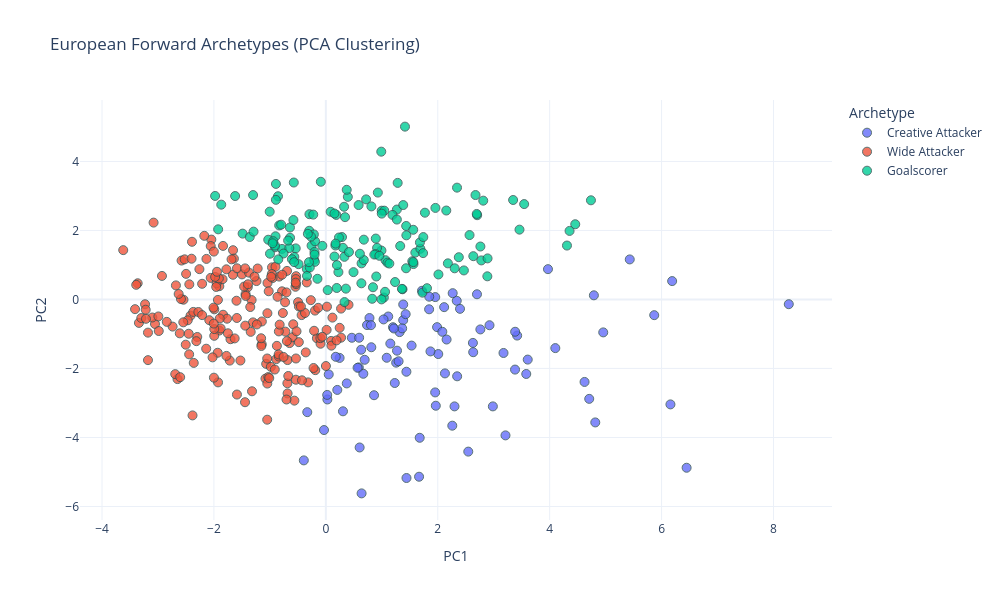

The notebook cell saved with this chart:
### Code cell
fig = px.scatter(
    df, 
    x='PC1', 
    y='PC2',
    color='Archetype',                 
    hover_name='player',         
    hover_data=['team',], 
    title='European Forward Archetypes (PCA Clustering)',
    template='plotly_white',               
    width=1000, 
    height=600
)

fig.update_traces(marker=dict(size=9, opacity=0.8, line=dict(width=1, color='DarkSlateGrey')))

fig.show()

### Figure 1 — Plotly figure (JSON) as saved in the notebook; plotly's stock layout.template omitted (floating-point values rounded to 4 significant figures; data arrays with more than 128 entries replaced by an {"elided": "..."} marker saying what was removed)
{"data": [{"customdata": [["Arsenal"], ["Arsenal"], ["Arsenal"], ["Bournemouth"], ["Manchester City"], ["Manchester City"], ["Manchester Utd"], ["Manchester Utd"], ["Manchester Utd"], ["Atlético Madrid"], ["Atlético Madrid"], ["Atlético Madrid"], ["Atlético Madrid"], ["Atlético Madrid"], ["Barcelona"], ["Barcelona"], ["Barcelona"], ["Barcelona"], ["Barcelona"], ["Celta Vigo"], ["Rayo Vallecano"], ["Real Betis"], ["Real Betis"], ["Real Madrid"], ["Real Madrid"], ["Real Madrid"], ["Real Madrid"], ["Real Sociedad"], ["Valencia"], ["Villarreal"], ["Villarreal"], ["Lens"], ["Lille"], ["Lorient"], ["Lyon"], ["Lyon"], ["Lyon"], ["Lyon"], ["Marseille"], ["Monaco"], ["Paris FC"], ["Paris Saint-Germain"], ["Paris Saint-Germain"], ["Paris Saint-Germain"], ["Paris Saint-Germain"], ["Paris Saint-Germain"], ["Paris Saint-Germain"], ["Rennes"], ["Strasbourg"], ["Bayern Munich"], ["Bayern Munich"], ["Bayern Munich"], ["Dortmund"], ["Dortmund"], ["Dortmund"], ["Dortmund"], ["Hoffenheim"], ["Hoffenheim"], ["Köln"], ["Leverkusen"], ["Mainz 05"], ["RB Leipzig"], ["RB Leipzig"], ["RB Leipzig"], ["RB Leipzig"], ["RB Leipzig"], ["Stuttgart"], ["Stuttgart"], ["Stuttgart"], ["Atalanta"], ["Atalanta"], ["Atalanta"], ["Bologna"], ["Como"], ["Inter"], ["Inter"], ["Inter"], ["Juventus"], ["Juventus"], ["Juventus"], ["Lazio"], ["Milan"], ["Milan"], ["Milan"], ["Napoli"], ["Napoli"], ["Roma"], ["Roma"], ["Roma"], ["Sassuolo"], ["Sassuolo"]], "hovertemplate": "<b>%{hovertext}</b><br><br>Archetype=Creative Attacker<br>PC1=%{x}<br>PC2=%{y}<br>team=%{customdata[0]}<extra></extra>", "hovertext": ["Bukayo Saka", "Gabriel Martinelli", "Mikel Merino", "Eli Junior Kroupi", "Jeremy Doku", "Omar Marmoush", "Bryan Mbeumo", "Joshua Zirkzee", "Matheus Cunha", "Ademola Lookman", "Alex Baena", "Antoine Griezmann", "Julián Álvarez", "Thiago Almada", "Ferrán Torres", "Lamine Yamal", "Marcus Rashford", "Raphinha", "Roony Bardghji", "Iago Aspas", "Ilias Akhomach", "Abde Ezzalzouli", "Antony", "Franco Mastantuono", "Kylian Mbappé", "Rodrygo", "Vinicius Júnior", "Brais Méndez", "Largie Ramazani", "Gerard Moreno", "Nicolas Pépé", "Florian Sotoca", "Ethan Mbappé", "Pablo Pagis", "Afonso Moreira", "Endrick", "Malick Fofana", "Pavel Šulc", "Amine Gouiri", "Ansu Fati", "Ilan Kebbal", "Bradley Barcola", "Désiré Doué", "Ibrahim Mbaye", "Khvicha Kvaratskhelia", "Lee Kang-in", "Ousmane Dembélé", "Ludovic Blas", "Julio Enciso", "Harry Kane", "Jamal Musiala", "Nicolas Jackson", "Fábio Silva", "Julian Brandt", "Karim Adeyemi", "Maximilian Beier", "Andrej Kramarić", "Fisnik Asllani", "Marius Bülter", "Martin Terrier", "Sheraldo Becker", "Antonio Nusa", "Brajan Gruda", "Conrad Harder", "Johan Bakayoko", "Yan Diomandé", "Bilal El Khannouss", "Deniz Undav", "Ermedin Demirović", "Ademola Lookman", "Charles De Ketelaere", "Giacomo Raspadori", "Federico Bernardeschi", "Martin Baturina", "Ange-Yoan Bonny", "Lautaro Martínez", "Marcus Thuram", "Francisco Conceição", "Jeremie Boga", "Kenan Yıldız", "Tijjani Noslin", "Christian Pulisic", "Niclas Füllkrug", "Rafael Leão", "Alisson Santos", "David Neres", "Evan Ferguson", "Paulo Dybala", "Stephan El Shaarawy", "Armand Lauriente", "Domenico Berardi"], "legendgroup": "Creative Attacker", "marker": {"color": "#636efa", "line": {"color": "DarkSlateGrey", "width": 1}, "opacity": 0.8, "size": 9, "symbol": "circle"}, "mode": "markers", "name": "Creative Attacker", "orientation": "v", "showlegend": true, "type": "scatter", "x": [1.954, 1.115, 0.7798, 1.718, 1.666, 2.114, 1.383, 2.925, 1.152, 2.761, -0.3936, 3.582, 2.347, 0.2047, 3.97, 6.447, 3.381, 6.158, 3.211, 2.26, 0.2456, 1.382, 2.128, 0.05154, 6.189, 2.009, 2.628, 0.4646, 2.339, 1.988, 1.44, -0.3319, 0.8127, 1.2, 0.02782, 3.419, 1.257, 2.082, 2.158, 5.431, 0.374, 4.101, 3.608, 0.694, 4.707, 1.441, 4.815, 1.677, 1.031, 8.273, 4.623, 4.79, 0.8613, 1.232, 1.87, 0.7363, 2.398, 1.318, 0.1773, 1.364, 2.633, 0.5894, 2.985, 1.955, 1.088, 2.545, 0.3063, 5.868, 2.267, 1.216, 0.6039, 1.426, 0.6698, 0.6388, 0.5953, 4.957, 2.701, 1.532, 3.383, 1.965, 0.8064, 3.175, 1.3, 1.846, 1.272, -0.03259, 1.848, 2.299, 0.567, 0.02407, 0.6315], "xaxis": "x", "y": [-2.694, -0.4944, -0.5387, 0.2519, -5.138, -0.2231, -0.1459, -0.7471, -1.278, -0.8687, -4.664, -2.16, -2.227, -2.622, 0.8782, -4.877, -2.032, -3.042, -3.94, -3.658, -1.694, -0.6001, -2.143, -2.173, 0.5322, -1.582, -1.259, -1.11, -0.03866, -0.8023, -2.095, -3.266, -1.385, -0.8045, -2.899, -1.047, -1.832, -0.9374, -1.161, 1.16, -2.433, -1.41, -1.743, -1.748, -2.881, -5.175, -3.564, -4.009, -0.5784, -0.1371, -2.391, 0.1199, -2.776, -2.422, -1.506, -0.7421, -0.2716, -0.9462, -1.662, -0.8385, -1.529, -1.971, -3.099, 0.06832, -1.69, -4.41, -3.242, -0.4554, 0.1818, -0.8413, -4.29, -0.4266, -2.154, -5.62, -1.109, -0.9547, 0.1502, -1.337, -0.9364, -3.08, -0.7449, -1.551, -1.792, -0.2852, -1.484, -3.785, 0.08014, -3.099, -1.98, -2.766, -1.457], "yaxis": "y"}, {"customdata": {"elided": "199x1 str values"}, "hovertemplate": "<b>%{hovertext}</b><br><br>Archetype=Wide Attacker<br>PC1=%{x}<br>PC2=%{y}<br>team=%{customdata[0]}<extra></extra>", "hovertext": {"elided": "199 str values"}, "legendgroup": "Wide Attacker", "marker": {"color": "#EF553B", "line": {"color": "DarkSlateGrey", "width": 1}, "opacity": 0.8, "size": 9, "symbol": "circle"}, "mode": "markers", "name": "Wide Attacker", "orientation": "v", "showlegend": true, "type": "scatter", "x": {"elided": "199 float values"}, "xaxis": "x", "y": {"elided": "199 float values"}, "yaxis": "y"}, {"customdata": {"elided": "154x1 str values"}, "hovertemplate": "<b>%{hovertext}</b><br><br>Archetype=Goalscorer<br>PC1=%{x}<br>PC2=%{y}<br>team=%{customdata[0]}<extra></extra>", "hovertext": {"elided": "154 str values"}, "legendgroup": "Goalscorer", "marker": {"color": "#00cc96", "line": {"color": "DarkSlateGrey", "width": 1}, "opacity": 0.8, "size": 9, "symbol": "circle"}, "mode": "markers", "name": "Goalscorer", "orientation": "v", "showlegend": true, "type": "scatter", "x": {"elided": "154 float values"}, "xaxis": "x", "y": {"elided": "154 float values"}, "yaxis": "y"}], "layout": {"height": 600, "legend": {"title": {"text": "Archetype"}, "tracegroupgap": 0}, "title": {"text": "European Forward Archetypes (PCA Clustering)"}, "width": 1000, "xaxis": {"anchor": "y", "domain": [0, 1], "title": {"text": "PC1"}}, "yaxis": {"anchor": "x", "domain": [0, 1], "title": {"text": "PC2"}}}}
